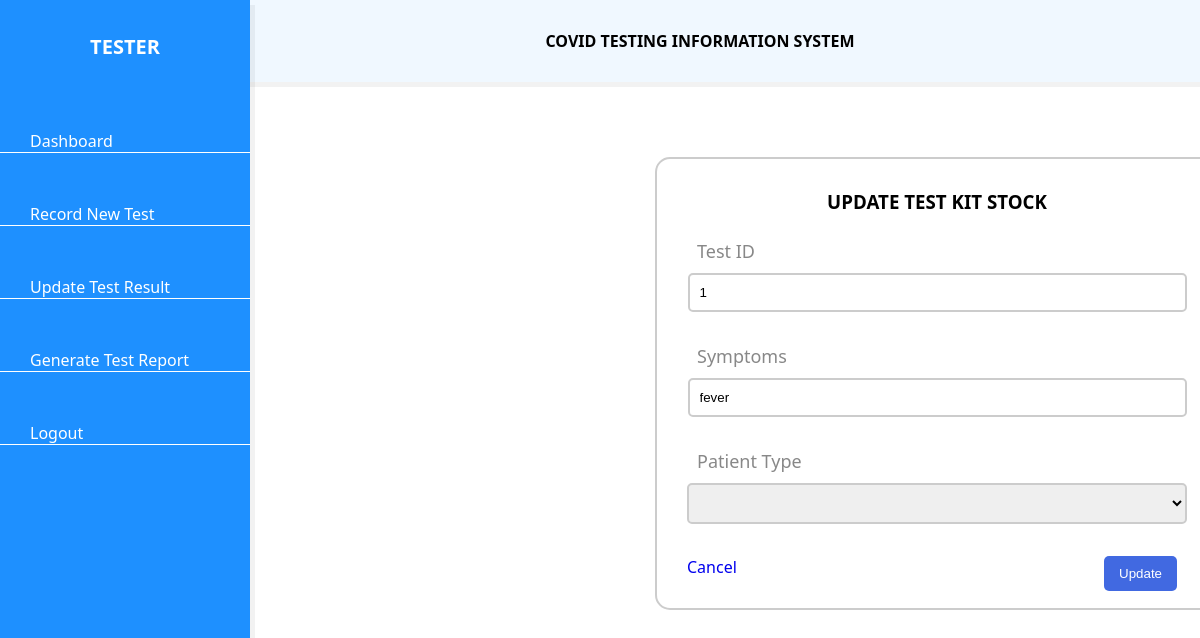
Before: /UpdateRecordNewTestForm.php?id=1 (signed in) with the older database file.
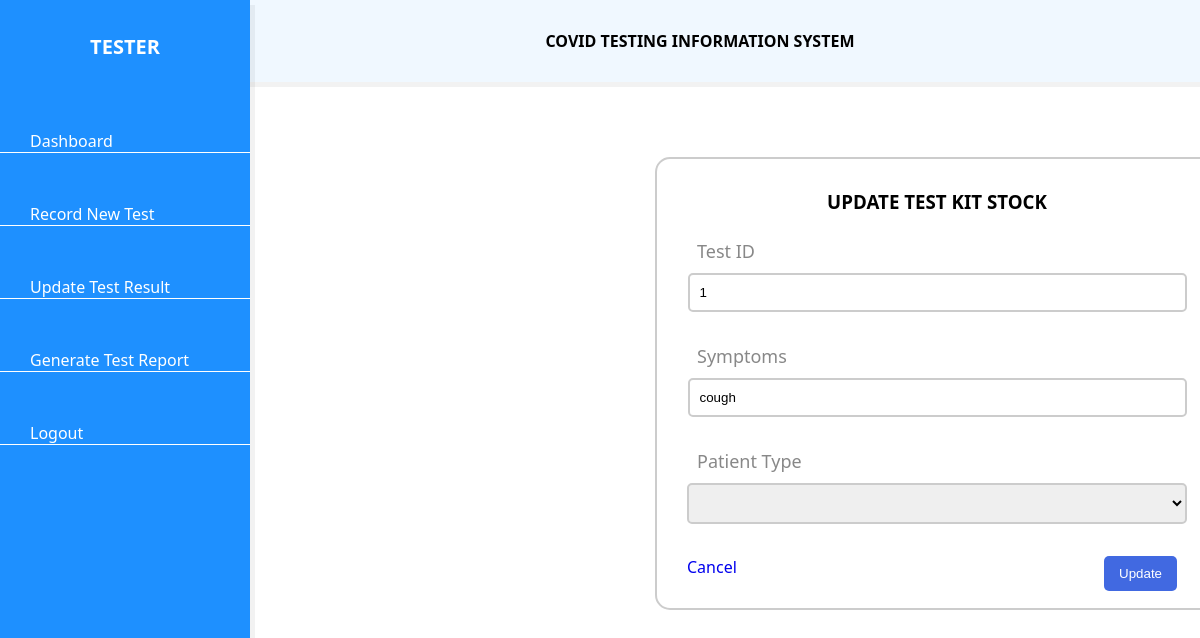
After: the same page with the newer database file.
### tables this page shows
CREATE TABLE `covidtest` (
  `testID` int(255) NOT NULL,
  `username` varchar(255) NOT NULL,
  `password` varchar(255) NOT NULL,
  `name` varchar(255) NOT NULL,
  `symptoms` varchar(255) NOT NULL,
  `patientType` varchar(255) NOT NULL,
  `status` varchar(255) NOT NULL,
  `testDate` timestamp NOT NULL DEFAULT CURRENT_TIMESTAMP
);

### UpdateRecordNewTestForm.php (the view, shortened to what this page needs)
<!DOCTYPE html>
<html>
<head>
	<link rel="stylesheet" type="text/css" href="dashboardcss/style.css">
</head>
<body>
	<div class="sidebar">
      <h2>Tester</h2>
      <ul class="nav">
      <li>
          <a href="dashboardTester.php">
            <span>Dashboard</span>
          </a>
        </li>
		<li>
          <a href="RecordNewTestForm.php">
            <span>Record New Test</span>
          </a>
        </li>
        <li>
          <a href="#">
            <span>Update Test Result</span>
          </a>
        </li>
        <li>
          <a href="TesterGenerateTestReport.php">
            <span>Generate Test Report</span>
          </a>
        </li>
        <li>
          <a href="Logout.php">
            <span>Logout</span>
          </a>
        </li>
      </ul>
    </div>
	<div class="main">
      <b>COVID TESTING INFORMATION SYSTEM</b>
    </div>
	<?php
	include "db_conn.php";
	$sql = mysqli_query($conn, "SELECT * FROM covidtest WHERE testID='$_GET[id]'");
	$data = mysqli_fetch_array($sql);
	?>
    <form action="" method="post">
     	<h3>UPDATE TEST KIT STOCK</h3>
    <label>Test ID</label>
		<input type="text" name="testID" placeholder="TestID" value="<?php echo $data['testID']; ?>"><br>
		<label>Symptoms</label>
		<input type="text" name="symptoms" placeholder="Symptoms" value="<?php echo $data['symptoms']; ?>"><br>
    <label>Patient Type</label><br>
		<select name="patientType">
      <option value ="<?php echo $data['patientType']; ?>"></option>
			<option value= "returnee"  > Returnee </option>
		</select><br>
     	<button type="submit" name="update">Update</button>
		<a href="PatientData.php">Cancel</a>
    </form>
</body>
</html>

Changed rows visible on the page:
changed covidtest id 1: symptoms "fever" → "cough"
